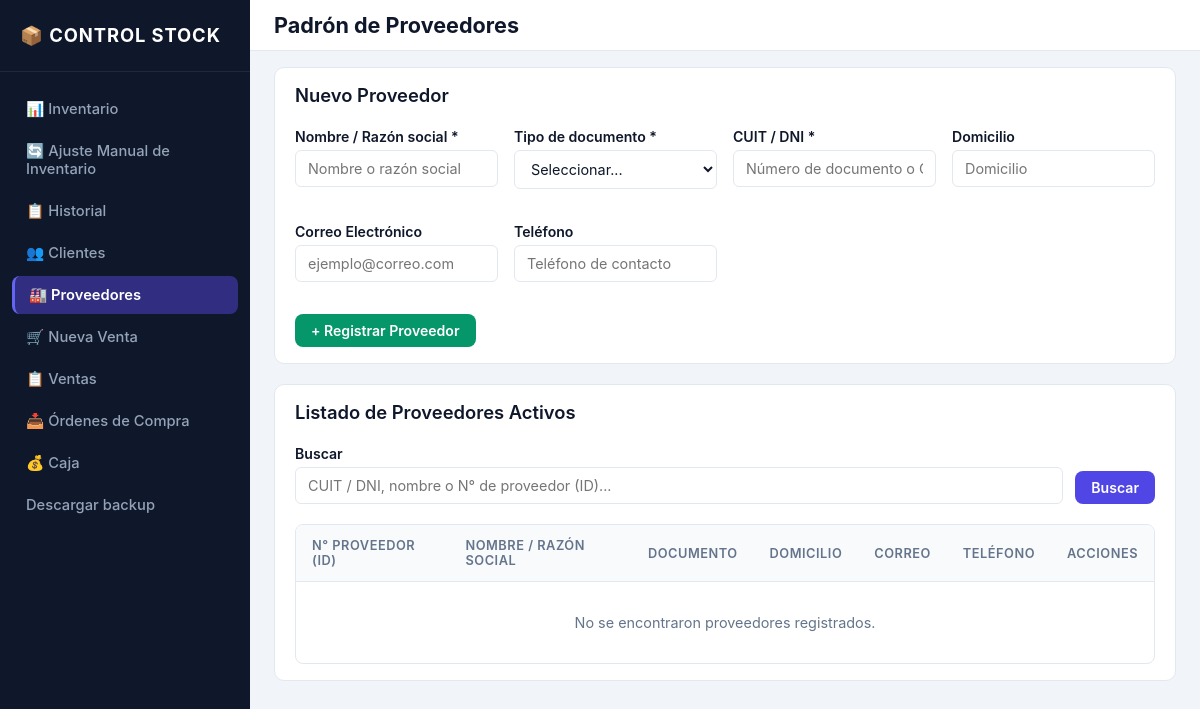
Page /proveedores/ on the earlier database version.
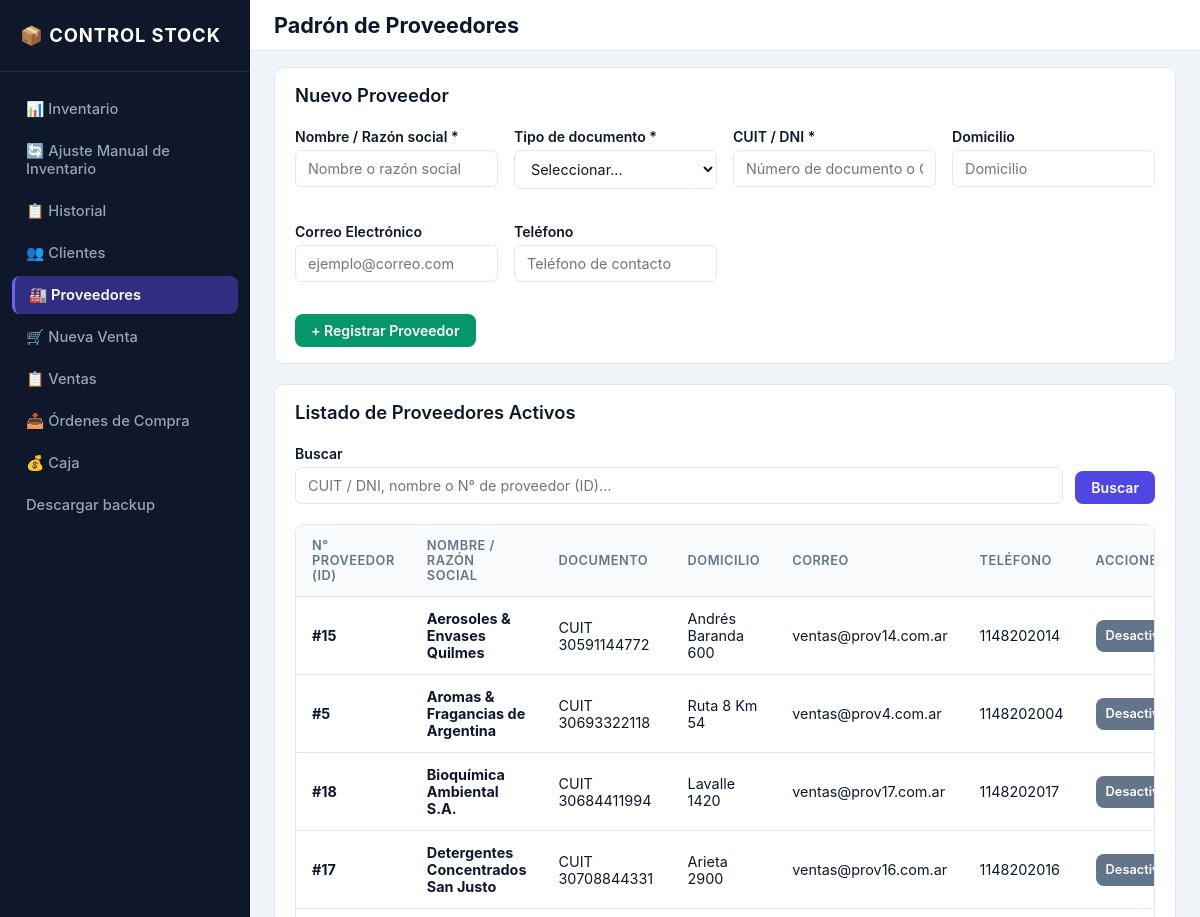
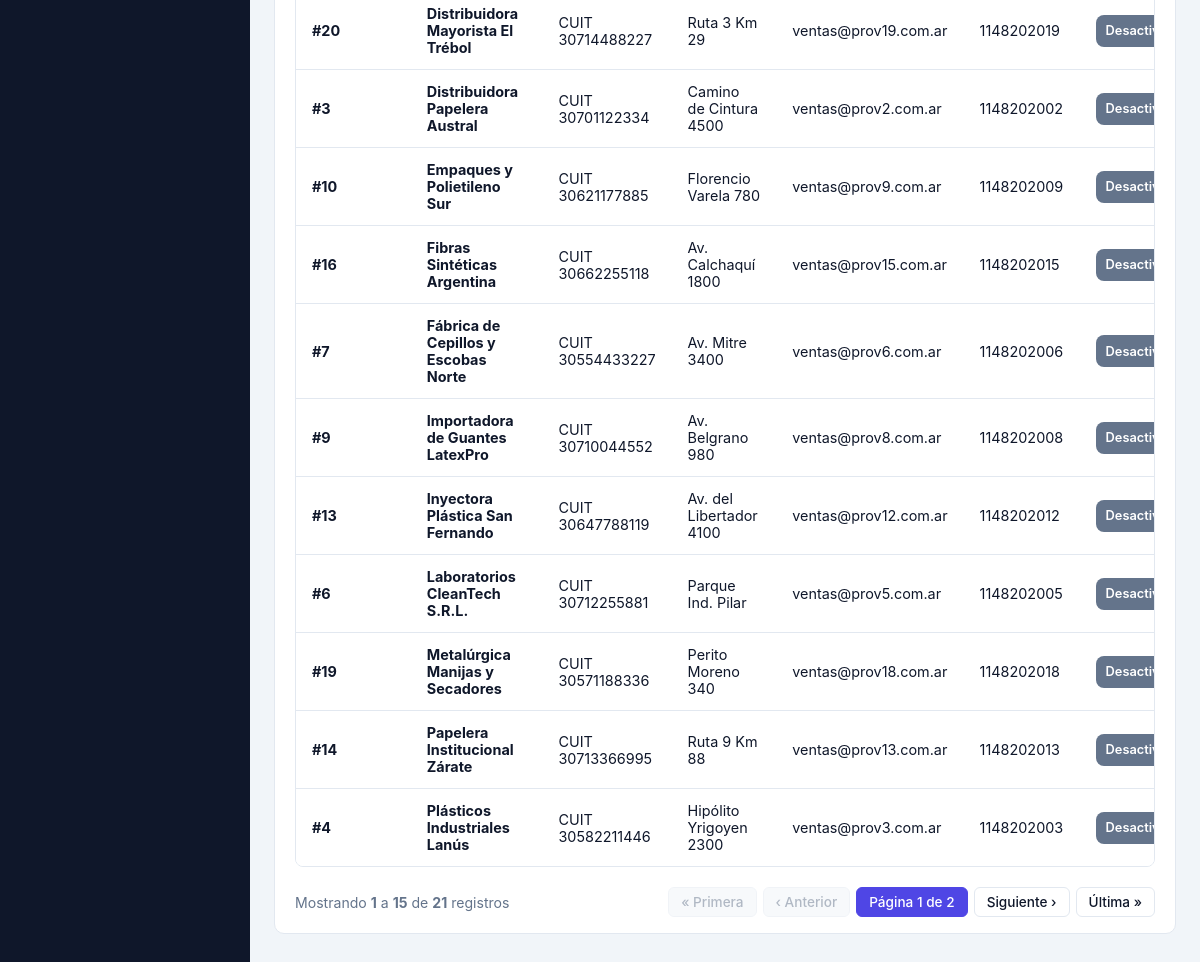
Same page on the later database version (2 pictures, top to bottom).
### inventario/models.py (models this page shows, shortened)
class Proveedor(models.Model):
    TIPO_DOC_CHOICES = [
        ("DNI", "DNI"),
        ("CUIT", "CUIT"),
    ]
    nombre = models.CharField(max_length=150, verbose_name="Nombre / Razón social")
    tipo_documento = models.CharField(
        max_length=10,
        choices=TIPO_DOC_CHOICES,
        verbose_name="Tipo de documento",
    )
    numero_documento = models.CharField(
        max_length=20,
        unique=True,
        verbose_name="Número de documento",
    )
    domicilio = models.CharField(
        max_length=255,
        blank=True,
        default="",
        verbose_name="Domicilio de entrega",
    )
    correo = models.EmailField(blank=True, verbose_name="Correo electrónico")
    telefono = models.CharField(max_length=50, blank=True, verbose_name="Teléfono")
    activo = models.BooleanField(default=True, verbose_name="Activo")
    fecha_creacion = models.DateTimeField(auto_now_add=True, verbose_name="Fecha de creación")
    class Meta:
        verbose_name = "Proveedor"
        verbose_name_plural = "Proveedores"
        ordering = ["nombre"]

### inventario/views.py (the view, shortened to what this page needs)
# urls.py: path("proveedores/", views.proveedor_list_crear, name="proveedor_list"),
def proveedor_list_crear(request):
    if request.method == "POST":
        form = ProveedorForm(request.POST)
        if form.is_valid():
            proveedor = form.save()
            messages.success(request, f"Proveedor '{proveedor.nombre}' registrado con éxito.")
            return redirect("proveedor_list")
    else:
        form = ProveedorForm()
    proveedores = Proveedor.objects.filter(activo=True)
    query = request.GET.get("q", "").strip()
    paginator = Paginator(proveedores, 15)
    page_number = request.GET.get("page")
    page_obj = paginator.get_page(page_number)
    return render(
        request,
        "inventario/proveedor_list.html",
        {
            "proveedores": page_obj,
            "page_obj": page_obj,
            "form": form,
            "query": query,
        },
    )

### inventario/templatetags/inventario_tags.py (called while the page is built)
@register.simple_tag(takes_context=True)
def param_replace(context, **kwargs):
    request = context.get("request")
    if not request:
        return ""
    params = request.GET.copy()
    for key, value in kwargs.items():
        if value is not None and value != "":
            params[key] = value
        else:
            params.pop(key, None)
    return params.urlencode()

### templates/inventario/proveedor_list.html (shortened to what this page needs)
{% extends 'base.html' %}
{% block topbar_title %}Padrón de Proveedores{% endblock %}
{% block content %}
<div class="card mb-20">
    <div class="card-header-flex">
        <h2 class="card-title">Nuevo Proveedor</h2>
    </div>
    <form method="post">
        <div class="form-grid-row">
            <div class="form-group">
                <label class="form-label">Nombre / Razón social *</label>
                {{ form.nombre }}
            </div>
            <div class="form-group">
                <label class="form-label">Tipo de documento *</label>
                {{ form.tipo_documento }}
            </div>
            <div class="form-group">
                <label class="form-label">CUIT / DNI *</label>
                {{ form.numero_documento }}
            </div>
            <div class="form-group">
                <label class="form-label">Domicilio</label>
                {{ form.domicilio }}
            </div>
            <div class="form-group">
                <label class="form-label">Correo Electrónico</label>
                {{ form.correo }}
            </div>
            <div class="form-group">
                <label class="form-label">Teléfono</label>
                {{ form.telefono }}
            </div>
        </div>
        <button type="submit" class="btn btn-success">+ Registrar Proveedor</button>
    </form>
</div>
<div class="card">
    <div class="card-header-flex">
        <h2 class="card-title">Listado de Proveedores Activos</h2>
    </div>
    <form method="get" class="filter-form">
        <div class="filter-input-main">
            <label class="form-label">Buscar</label>
            <input type="text" name="q" value="{{ query }}" placeholder="CUIT / DNI, nombre o N° de proveedor (ID)..." class="form-control">
        </div>
        <div>
            <button type="submit" class="btn btn-primary">Buscar</button>
        </div>
    </form>
    <div class="table-responsive">
        <table>
            <thead>
                <tr>
                    <th>N° Proveedor (ID)</th>
                    <th>Nombre / Razón social</th>
                    <th>Documento</th>
                    <th>Domicilio</th>
                    <th>Correo</th>
                    <th>Teléfono</th>
                    <th>Acciones</th>
                </tr>
            </thead>
            <tbody>
                {% for p in proveedores %}
                <tr class="row-normal">
                    <td><strong>#{{ p.id }}</strong></td>
                    <td><strong>{{ p.nombre }}</strong></td>
                    <td>{{ p.tipo_documento }} {{ p.numero_documento }}</td>
                    <td>{{ p.domicilio|default:"-" }}</td>
                    <td>{{ p.correo|default:"-" }}</td>
                    <td>{{ p.telefono|default:"-" }}</td>
                    <td class="text-nowrap">
                        <a href="{% url 'proveedor_desactivar' p.id %}" class="btn btn-secondary btn-sm" title="Dar de baja proveedor">Desactivar</a>
                    </td>
                </tr>
                {% empty %}
                <tr>
                    <td colspan="7" class="empty-row">No se encontraron proveedores registrados.</td>
                </tr>
                {% endfor %}
            </tbody>
        </table>
    </div>
    {% include 'inventario/includes/pagination.html' %}
</div>
{% endblock %}

Differences in the rows shown:
added Proveedor: id "15", nombre "Aerosoles & Envases Quilmes", tipo_documento "CUIT", numero_documento "30591144772", domicilio "Andrés Baranda 600", correo "ventas@prov14.com.ar", telefono "1148202014"
added Proveedor: id "5", nombre "Aromas & Fragancias de Argentina", tipo_documento "CUIT", numero_documento "30693322118", domicilio "Ruta 8 Km 54", correo "ventas@prov4.com.ar", telefono "1148202004"
added Proveedor: id "18", nombre "Bioquímica Ambiental S.A.", tipo_documento "CUIT", numero_documento "30684411994", domicilio "Lavalle 1420", correo "ventas@prov17.com.ar", telefono "1148202017"
added Proveedor: id "17", nombre "Detergentes Concentrados San Justo", tipo_documento "CUIT", numero_documento "30708844331", domicilio "Arieta 2900", correo "ventas@prov16.com.ar", telefono "1148202016"
added Proveedor: id "20", nombre "Distribuidora Mayorista El Trébol", tipo_documento "CUIT", numero_documento "30714488227", domicilio "Ruta 3 Km 29", correo "ventas@prov19.com.ar", telefono "1148202019"
added Proveedor: id "3", nombre "Distribuidora Papelera Austral", tipo_documento "CUIT", numero_documento "30701122334", domicilio "Camino de Cintura 4500", correo "ventas@prov2.com.ar", telefono "1148202002"
added Proveedor: id "10", nombre "Empaques y Polietileno Sur", tipo_documento "CUIT", numero_documento "30621177885", domicilio "Florencio Varela 780", correo "ventas@prov9.com.ar", telefono "1148202009"
added Proveedor: id "16", nombre "Fibras Sintéticas Argentina", tipo_documento "CUIT", numero_documento "30662255118", domicilio "Av. Calchaquí 1800", correo "ventas@prov15.com.ar", telefono "1148202015"
added Proveedor: id "7", nombre "Fábrica de Cepillos y Escobas Norte", tipo_documento "CUIT", numero_documento "30554433227", domicilio "Av. Mitre 3400", correo "ventas@prov6.com.ar", telefono "1148202006"
added Proveedor: id "9", nombre "Importadora de Guantes LatexPro", tipo_documento "CUIT", numero_documento "30710044552", domicilio "Av. Belgrano 980", correo "ventas@prov8.com.ar", telefono "1148202008"
added Proveedor: id "13", nombre "Inyectora Plástica San Fernando", tipo_documento "CUIT", numero_documento "30647788119", domicilio "Av. del Libertador 4100", correo "ventas@prov12.com.ar", telefono "1148202012"
added Proveedor: id "6", nombre "Laboratorios CleanTech S.R.L.", tipo_documento "CUIT", numero_documento "30712255881", domicilio "Parque Ind. Pilar", correo "ventas@prov5.com.ar", telefono "1148202005"
added Proveedor: id "19", nombre "Metalúrgica Manijas y Secadores", tipo_documento "CUIT", numero_documento "30571188336", domicilio "Perito Moreno 340", correo "ventas@prov18.com.ar", telefono "1148202018"
added Proveedor: id "14", nombre "Papelera Institucional Zárate", tipo_documento "CUIT", numero_documento "30713366995", domicilio "Ruta 9 Km 88", correo "ventas@prov13.com.ar", telefono "1148202013"
added Proveedor: id "4", nombre "Plásticos Industriales Lanús", tipo_documento "CUIT", numero_documento "30582211446", domicilio "Hipólito Yrigoyen 2300", correo "ventas@prov3.com.ar", telefono "1148202003"
Other differences:
{{ page_obj.start_index }}: (not shown) → "1"
{{ page_obj.end_index }}: (not shown) → "15"
{{ page_obj.paginator.count }}: (not shown) → "21"
{{ page_obj.number }}: (not shown) → "1"
{{ page_obj.paginator.num_pages }}: (not shown) → "2"
text no longer shown: "No se encontraron proveedores registrados."
text now shown: "Mostrando a de registros « Primera ‹ Anterior Página de Siguiente › Última »"
